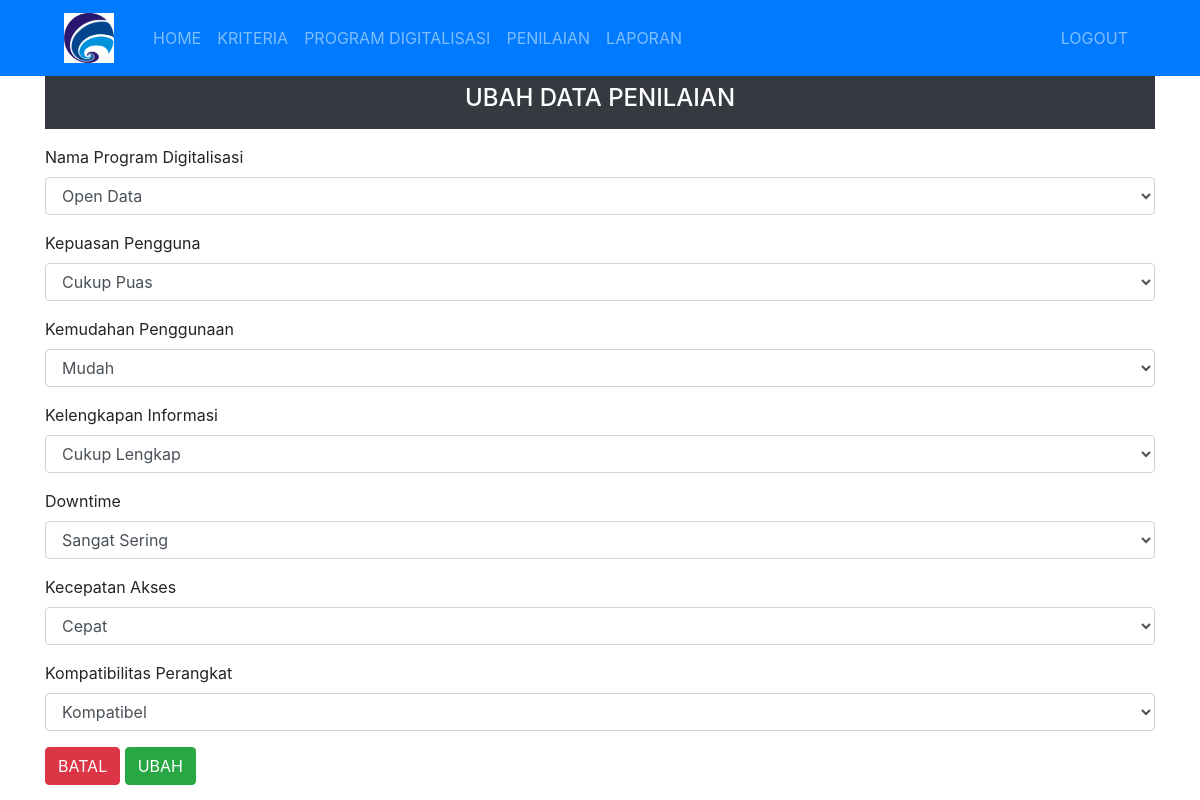
/admin/nilai-aksi.php?id_program=1&aksi=ubah (signed in), run on an earlier commit of the app's database.
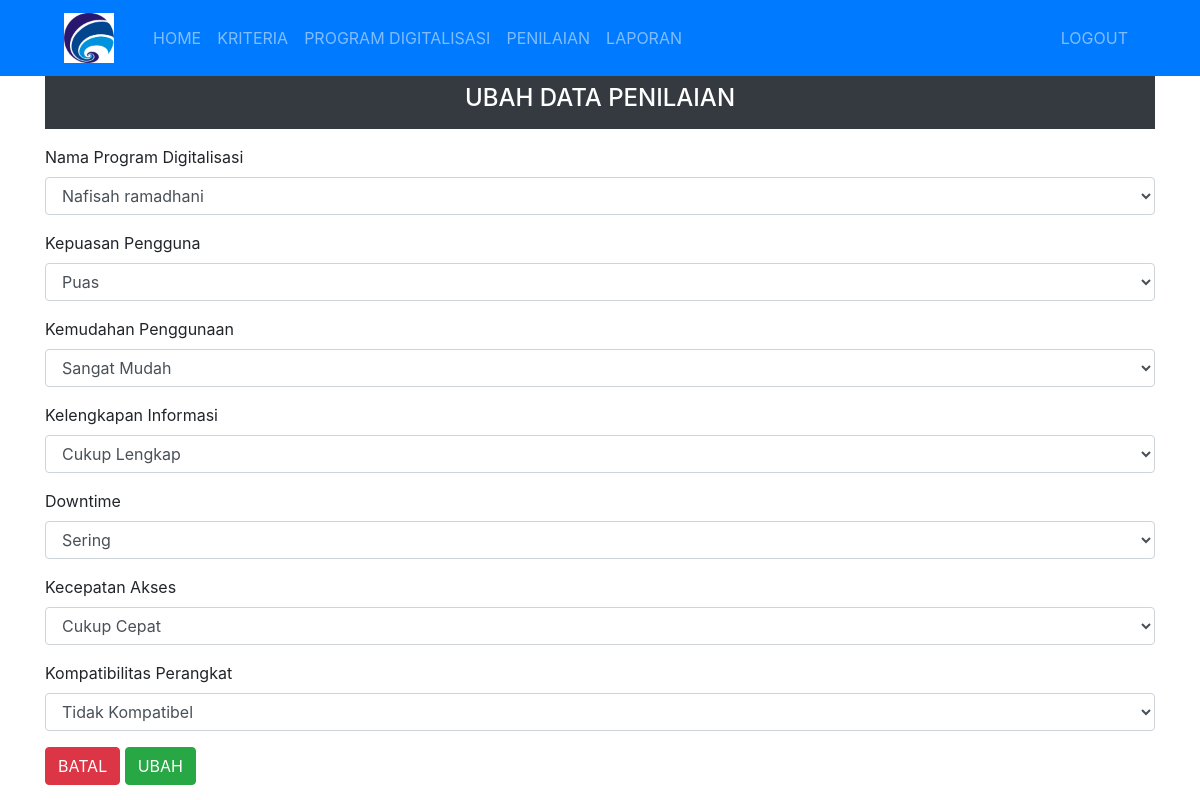
And on a later commit of the database.
### tables this page shows
CREATE TABLE `program` (
  `id_program` int(1) NOT NULL,
  `nama_program` varchar(30) NOT NULL,
  `d_max` double NOT NULL,
  `d_min` double NOT NULL,
  `nilai_v` double NOT NULL,
  `rank` int(5) NOT NULL
);

CREATE TABLE `kriteria` (
  `id_kriteria` int(1) NOT NULL,
  `nama_kriteria` varchar(30) NOT NULL,
  `bobot_kriteria` double NOT NULL,
  `jenis_kriteria` varchar(10) NOT NULL,
  `akar_kriteria` double NOT NULL,
  `solusi_ideal_positif` double NOT NULL,
  `solusi_ideal_negatif` double NOT NULL
);

### admin/nilai-aksi.php (the view)
<?php include 'header.php';
  if (isset($_GET['aksi'])) {
    if ($_GET['aksi'] == 'tambah') {
      $queryCheck = mysqli_query($conn, "SELECT DISTINCT id_program FROM nilai");
      $programWithValues = mysqli_num_rows($queryCheck);
      $queryTotal = mysqli_query($conn, "SELECT COUNT(*) as total_program FROM program");
      $totalProgram = mysqli_fetch_assoc($queryTotal)['total_program'];
  ?>
    <div class="container-xl">
      <div class="bg-dark text-white py-2 mb-3">
        <h4 class="text-center">TAMBAH DATA PENILAIAN</h4>
      </div>
      <div class="panel panelcontainer">
        <div class="bootstrap-table">
          <?php if (isset($_SESSION['error'])): ?>
            <div class="alert alert-danger">
              <?php echo $_SESSION['error']; unset($_SESSION['error']); ?>
            </div>
          <?php endif; ?>
          <?php if (isset($_SESSION['errors'])): ?>
            <div class="alert alert-danger">
                <ul>
                  <?php foreach ($_SESSION['errors'] as $error): ?>
                    <li><?php echo $error; ?></li>
                  <?php endforeach; ?>
                </ul>
                <?php unset($_SESSION['errors']); ?>
            </div>
          <?php endif; ?>
          <form action="nilai-proses.php?proses=simpan" method="post" enctype="multipart/form-data">
            <div class="form-group">
              <label>Nama Program Digitalisasi</label>
              <select class="form-control" name="id_program" required>
                <option selected disabled>Pilih</option>
                <?php
                  $query = mysqli_query($conn, "SELECT * FROM program WHERE id_program NOT IN (SELECT DISTINCT id_program FROM nilai) ORDER BY id_program");
                  while ($result = mysqli_fetch_array($query)) {
                    echo "<option value='{$result['id_program']}'>{$result['nama_program']}</option>";
                  }
                ?>
              </select>
            </div>
            <?php
              $query1 = mysqli_query($conn, "SELECT * FROM kriteria ORDER BY id_kriteria");
              while ($result1 = mysqli_fetch_array($query1)) {
                $id_kriteria = $result1['id_kriteria'];
                $nama_kriteria = $result1['nama_kriteria'];
                echo "
                <div class='form-group'>
                  <label>".$nama_kriteria."</label>
                  <select name=".$id_kriteria." class='form-control'>
                    <option selected disabled>Pilih</option>";
                    $query2 = mysqli_query($conn, "SELECT * FROM subkriteria WHERE id_kriteria='$id_kriteria' ORDER BY nilai_subkriteria DESC");
                    while ($result2 = mysqli_fetch_array($query2)) {
                      echo "<option value=".$result2['id_subkriteria'].">".$result2['nama_subkriteria']."</option>";
                    }
                echo "</select></div>";
              }
            ?>
            <div class="form-group">
              <a href="nilai.php" class="btn btn-danger">BATAL</a>
              <input type="submit" class="btn btn-success" value="SIMPAN" />
            </div>
          </form>
        </div>
      </div>
    </div>
    <?php } else if($_GET['aksi']=='ubah') { ?>
      <div class="container-xl">
        <div class="bg-dark text-white py-2 mb-3">
          <h4 class="text-center">UBAH DATA PENILAIAN</h4>
        </div>
        <div class="panel panelcontainer">
          <div class="bootstrap-table">
            <form
              action="nilai-proses.php?proses=ubah"
              method="post"
              enctype="multipart/form-data"
            >
              <div class="form-group">
                <label>Nama Program Digitalisasi</label>
                <?php
                  $id_program = $_GET['id_program'];
                  $query3 = mysqli_query($conn, "SELECT * FROM program WHERE id_program='".$id_program."'");
                  $result3 = mysqli_fetch_array($query3); ?>
                <select class="form-control" name="id_program">
                  <option selected value="<?php echo $result3['id_program']?>"><?php echo $result3['nama_program']?></option>
                </select>
              </div>
              <?php
                $query1 = mysqli_query($conn, "SELECT * FROM kriteria ORDER BY id_kriteria");
                while ($result1=mysqli_fetch_array($query1)){
                  $id_kriteria = $result1['id_kriteria'];
                  $nama_kriteria = $result1['nama_kriteria'];
                  $id_program = $_GET['id_program'];
                  $query4 = mysqli_query($conn, "SELECT * FROM nilai WHERE id_kriteria='".$id_kriteria."' AND id_program='".$id_program."'");
                  $result4 = mysqli_fetch_array($query4);
                  $sub = $result4['id_subkriteria'];
                  echo "
                  <div class='form-group'>
                    <label>".$nama_kriteria."</label>
                    <select name=".$id_kriteria." class='form-control'>";
                      $query2 = mysqli_query($conn, "SELECT * FROM subkriteria WHERE id_kriteria='$id_kriteria' ORDER BY nilai_subkriteria DESC");
                      while ($result2=mysqli_fetch_array($query2)){
                        if($result2['id_subkriteria']==$sub){
                          echo "<option selected value=".$result2['id_subkriteria'].">".$result2['nama_subkriteria']."</option>";
                        } else {
                          echo "<option value=".$result2['id_subkriteria'].">".$result2['nama_subkriteria']."</option>";
                        }
                      }
                  echo "</select></div>";
                }?>
              <div class="form-group">
                <a href="nilai.php" class="btn btn-danger">BATAL</a>
                <input type="submit" class="btn btn-success" value="UBAH" />
              </div>
            </form>
          </div>
        </div>
      </div>
    <?php }} ?>

### admin/header.php (shortened to what this page needs)
<!DOCTYPE html>
<html lang="en">
  <head>
    <link rel="stylesheet" href="https://cdn.jsdelivr.net/npm/bootstrap@4.5.3/dist/css/bootstrap.min.css">
  </head>
  <body>
    <nav id="navbar" class="navbar navbar-expand-sm navbar-dark bg-primary">
      <a class="navbar-brand ml-5" href="#">
        <img src="gambar/logo.png" width="50" height="50" alt="" loading="lazy">
      </a>
      <div class="container-xl">
        <div class="collapse navbar-collapse" id="navbarNav">
          <ul class="navbar-nav">
              <li class="nav-item"><a class="nav-link" href="index.php">HOME <span class="sr-only">(current)</span></a></li>
              <li class="nav-item"><a class="nav-link" href="kriteria.php">KRITERIA </a></li>
              <li class="nav-item"><a class="nav-link" href="program.php">PROGRAM DIGITALISASI </a></li>
              <li class="nav-item"><a class="nav-link" href="nilai.php">PENILAIAN </a></li>
              <li class="nav-item"><a class="nav-link" href="hasil.php">LAPORAN </a></li>
          </ul>
        </div>
      </div>
      <ul class="navbar-nav">
        <li class="nav-item mr-5"><a class="nav-link" href="logout.php">LOGOUT </a></li>
      </ul>
    </nav>
  </body>
</html>

What changed in the data, as far as the page shows it:
changed program: id_program "Open Data" → "Nafisah ramadhani"
changed kriteria "Kepuasan Pengguna": value "Cukup Puas" → "Puas"
changed kriteria "Kemudahan Penggunaan": value "Mudah" → "Sangat Mudah"
changed kriteria "Downtime": value "Sangat Sering" → "Sering"
changed kriteria "Kecepatan Akses": value "Cepat" → "Cukup Cepat"
changed kriteria "Kompatibilitas Perangkat": value "Kompatibel" → "Tidak Kompatibel"
